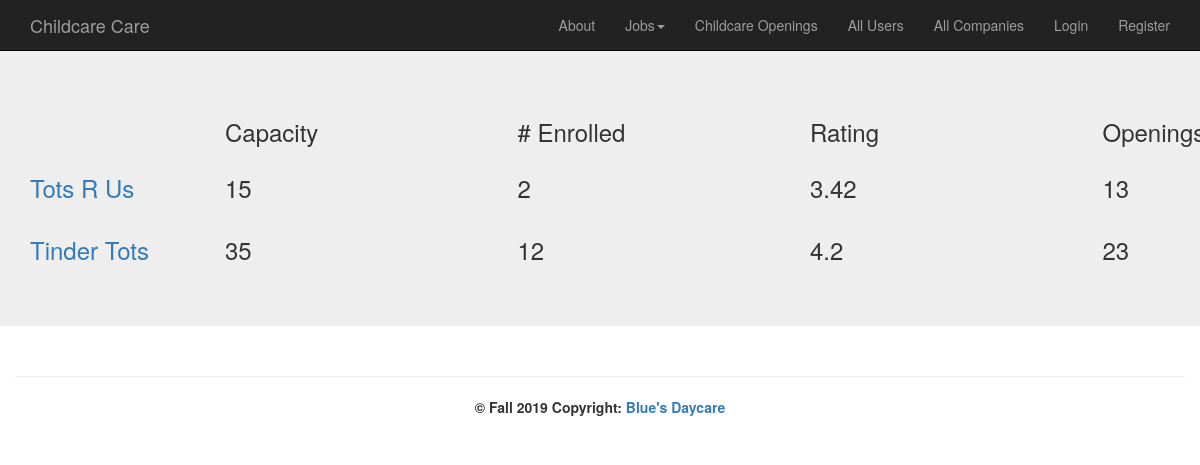
/index.php?action=viewCompanies, run on an earlier commit of the app's database.
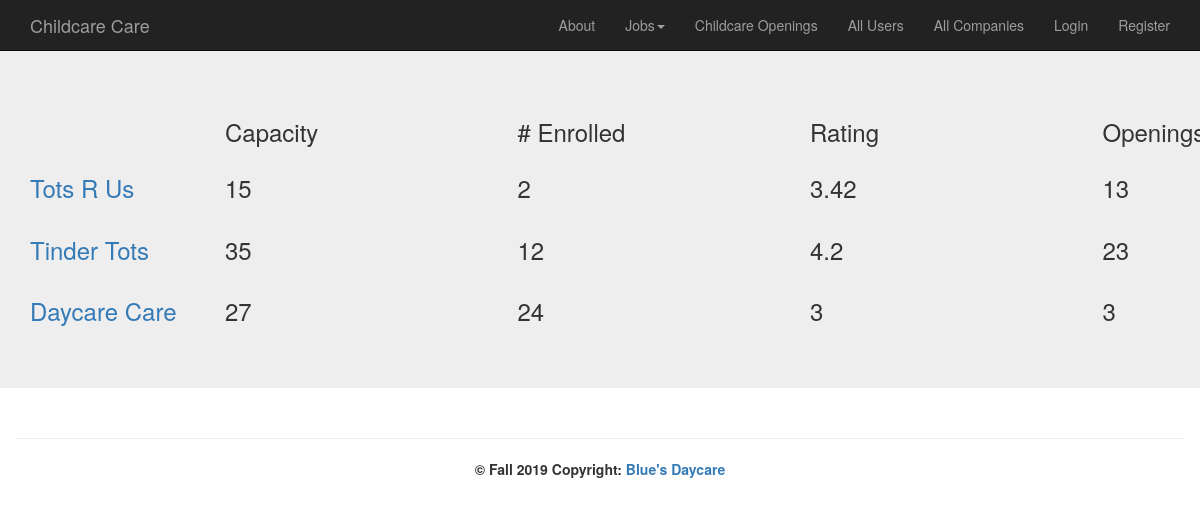
And on a later commit of the database.
### tables this page shows
CREATE TABLE `company` (
  `id` int(11) NOT NULL,
  `companyName` varchar(100) NOT NULL,
  `employeeCount` int(11) NOT NULL,
  `childCapacity` int(11) NOT NULL,
  `childrenEnrolled` int(11) NOT NULL,
  `overallRating` float DEFAULT NULL,
  `ownerID` int(11) NOT NULL,
  `companyImage` varchar(50) DEFAULT NULL
);

### models/company_db.php (called while the page is built, shortened)
<?php
class company_db {
    public static function select_all() {
        $db = Database::getDB();
        $queryUsers = 'SELECT * FROM company';
        $statement = $db->prepare($queryUsers);
        $statement->execute();
        $rows = $statement->fetchAll();
        foreach ($rows as $value) {
            $owner = user_db::get_user_by_id($value['ownerID']);
            $company = new company($value['id'], $value['companyName'], $value['employeeCount'], $value['childCapacity'], $value['childrenEnrolled'], $value['overallRating'], $owner, $value['companyImage']);
            $companies[]=$company;
        }
        return $companies;
    }
}

### models/user_db.php (called while the page is built, shortened)
<?php
class user_db {
    public static function get_user_by_id($id) {
        $db = Database::getDB();
        $query = 'SELECT *
              FROM user
              WHERE ID= :id';
        $statement = $db->prepare($query);
        $statement->bindValue(':id', $id);
        $statement->execute();
        $value = $statement->fetch();
        $userRole = role_db::get_role_by_id($value['roleID']);
        $users = new user($value['id'], $value['fName'], $value['lName'], $value['email'], $value['uName'], $value['pWord'], $value['image'], $userRole);
        return $users;
    }
}

### models/role_db.php (called while the page is built, shortened)
<?php
class role_db {
    public static function get_role_by_id($id) {
        $db = Database::getDB();
        $query = 'SELECT *
              FROM role
              WHERE ID= :id';
        $statement = $db->prepare($query);
        $statement->bindValue(':id', $id);
        $statement->execute();
        $value = $statement->fetch();
        $role = new role($value['id'], $value['type']);
        return $role;
    }
}

### models/company.php (called while the page is built, shortened)
<?php
class company {
    private $ID, $companyName, $employeeCount, $childCapacity, $childrenEnrolled, $overallRating, $ownerID, $image;
    function __construct($ID, $companyName, $employeeCount, $childCapacity, $childrenEnrolled, $overallRating, user $ownerID = null, $image) {
        $this->ID = $ID;
        $this->companyName = $companyName;
        $this->childCapacity = $childCapacity;
        $this->childrenEnrolled = $childrenEnrolled;
        $this->overallRating = $overallRating;
    }
    function getID() {
        return $this->ID;
    }
    function getCompanyName() {
        return $this->companyName;
    }
    function getChildCapacity() {
        return $this->childCapacity;
    }
    function getChildrenEnrolled() {
        return $this->childrenEnrolled;
    }
    function getOverallRating(){
        return $this->overallRating;
    }
}

### views/allCompanies.php (the view, shortened to what this page needs)
<!DOCTYPE html>
<html lang="en">
    <head>
        <?php include ('css/css.php'); ?>
    </head>
    <body>
        <?php include('nav.php') ?>
        <div class="jumbotron">
            <div class="container">
            <div class="row">
                <div class="col-md-2">
                </div>
                <div class="col-md-3">
                    <h3>Capacity</h3>
                </div>
                <div class="col-md-3">
                    <h3># Enrolled</h3>
                </div>
                <div class="col-md-3">
                    <h3>Rating</h3>
                </div>
                <div class="col-md-1">
                    <h3>Openings</h3>
                </div>
            </div>
            <?php foreach ($companies as $c) : ?>
                <div class="row">
                    <div class="col-md-2">
                        <h3><a href="index.php?action=viewCompanyProfile&amp;id=<?php echo $c->getID(); ?>"><?php echo $c->getCompanyName(); ?></a></h3>
                    </div>
                    <div class="col-md-3">
                        <h3><?php echo $c->getChildCapacity(); ?></h3>
                    </div>
                    <div class="col-md-3">
                        <h3><?php echo $c->getChildrenEnrolled(); ?></h3>
                    </div>
                    <div class="col-md-3">
                        <h3><?php echo $c->getOverallRating(); ?></h3>
                    </div>
                    <div class="col-md-1">
                        <h3><?php echo $c->getChildCapacity()- $c->getChildrenEnrolled(); ?></h3>
                    </div>
                </div>
            <?php endforeach; ?>
        </div>
        </div>
        <?php include ('footer.php'); ?>
    </body>
</html>

What changed in the data, as far as the page shows it:
added company: companyName "Daycare Care", childCapacity "27", childrenEnrolled "24", overallRating "3", $c->getChildCapacity()- $c->getChildrenEnrolled() "3"
